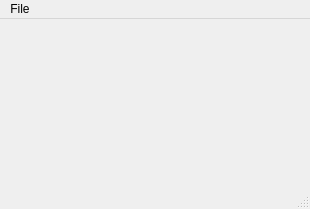
<?xml version="1.0" encoding="UTF-8"?>
<ui version="4.0">
 <class>MainWindow</class>
 <widget class="QMainWindow" name="MainWindow">
  <property name="geometry">
   <rect>
    <x>0</x>
    <y>0</y>
    <width>310</width>
    <height>209</height>
   </rect>
  </property>
  <property name="sizePolicy">
   <sizepolicy hsizetype="Preferred" vsizetype="Preferred">
    <horstretch>0</horstretch>
    <verstretch>0</verstretch>
   </sizepolicy>
  </property>
  <property name="windowTitle">
   <string>Test GUI</string>
  </property>
  <widget class="QWidget" name="centralwidget">
   <property name="sizePolicy">
    <sizepolicy hsizetype="Preferred" vsizetype="Preferred">
     <horstretch>0</horstretch>
     <verstretch>0</verstretch>
    </sizepolicy>
   </property>
   <layout class="QGridLayout" name="gridLayout">
    <item row="0" column="0">
     <widget class="QGLVisualizer" name="qglVisualizer" native="true"/>
    </item>
   </layout>
  </widget>
  <widget class="QMenuBar" name="menubar">
   <property name="geometry">
    <rect>
     <x>0</x>
     <y>0</y>
     <width>310</width>
     <height>24</height>
    </rect>
   </property>
   <widget class="QMenu" name="menuOpen_PCD">
    <property name="title">
     <string>File</string>
    </property>
    <addaction name="actionOpen_PCD"/>
   </widget>
   <addaction name="menuOpen_PCD"/>
  </widget>
  <widget class="QStatusBar" name="statusbar"/>
  <action name="actionOpen_PCD">
   <property name="text">
    <string>Open PCD</string>
   </property>
  </action>
 </widget>
 <customwidgets>
  <customwidget>
   <class>QGLVisualizer</class>
   <extends>QWidget</extends>
   <header>QGLVisualizer.h</header>
   <container>1</container>
  </customwidget>
 </customwidgets>
 <resources/>
 <connections/>
 <slots>
  <slot>buttonPressed()</slot>
 </slots>
</ui>
